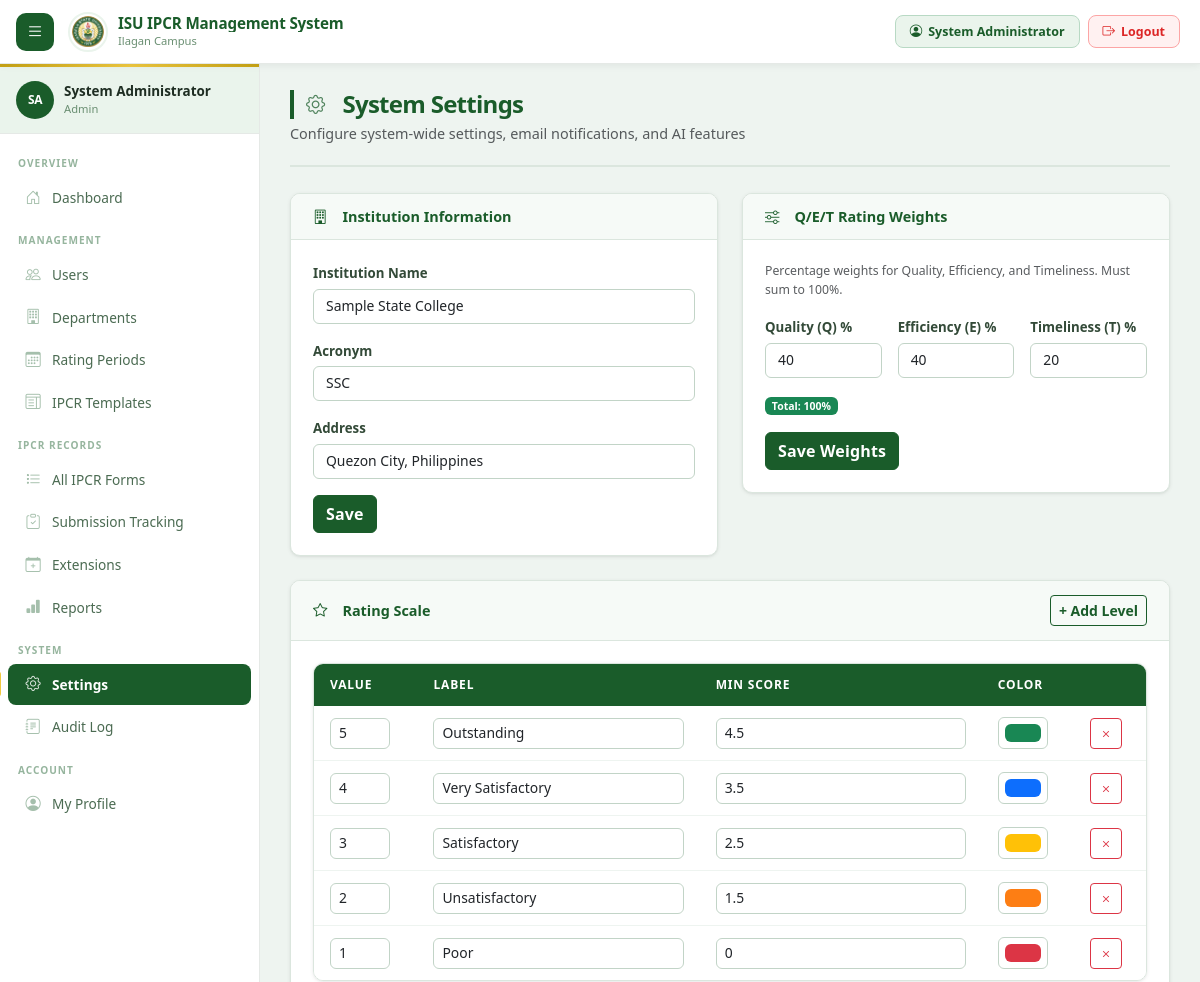
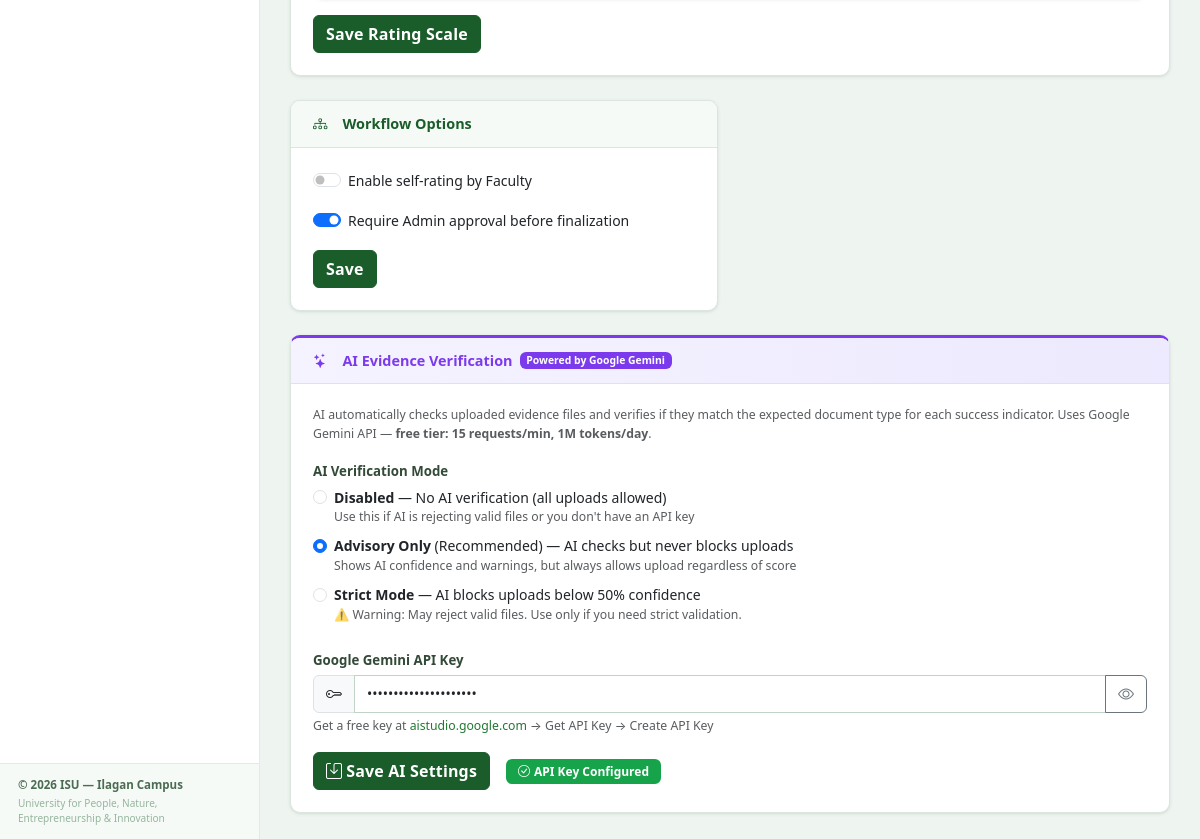
Screenshot of /admin/settings.php (signed in) with the database file from the repository (2 pictures, top to bottom).
### tables this page shows
CREATE TABLE `system_config` (
  `id` int(11) NOT NULL,
  `config_key` varchar(100) NOT NULL,
  `config_value` text DEFAULT NULL,
  `updated_at` timestamp NOT NULL DEFAULT current_timestamp() ON UPDATE current_timestamp()
);

### config/auth.php (called while the page is built, shortened)
<?php
function h(mixed $val): string {
    return htmlspecialchars((string)($val ?? ''), ENT_QUOTES, 'UTF-8');
}

### admin/settings.php (the view, shortened to what this page needs)
<?php
require_once __DIR__ . '/../includes/header.php';
$db  = getDB();
function cfg(PDO $db, string $key, string $default = ''): string {
    $r = $db->prepare("SELECT config_value FROM system_config WHERE config_key=?");
    $r->execute([$key]);
    return $r->fetchColumn() ?: $default;
}
$instName    = cfg($db,'institution_name','Isabela State University - Ilagan Campus');
$instAcronym = cfg($db,'institution_acronym','ISU');
$instAddress = cfg($db,'institution_address','');
$qW = cfg($db,'qet_q_weight','40');
$eW = cfg($db,'qet_e_weight','40');
$tW = cfg($db,'qet_t_weight','20');
$selfRating   = cfg($db,'allow_self_rating','0');
$adminApproval= cfg($db,'require_admin_approval','1');
$scaleJson    = cfg($db,'rating_scale','');
$scale = $scaleJson ? json_decode($scaleJson, true) : [
    ['value'=>5,'label'=>'Outstanding',      'color'=>'#198754','min_score'=>4.5],
    ['value'=>4,'label'=>'Very Satisfactory','color'=>'#0d6efd','min_score'=>3.5],
    ['value'=>3,'label'=>'Satisfactory',     'color'=>'#ffc107','min_score'=>2.5],
    ['value'=>2,'label'=>'Unsatisfactory',   'color'=>'#fd7e14','min_score'=>1.5],
    ['value'=>1,'label'=>'Poor',             'color'=>'#dc3545','min_score'=>0.0],
];
?>
<div class="page-header">
  <div class="page-header-left">
    <h1><i class="bi bi-gear me-2"></i>System Settings</h1>
    <p class="text-muted mb-0 mt-1" style="font-size: 0.9rem;">Configure system-wide settings, email notifications, and AI features</p>
  </div>
</div>
<div class="row g-4">
  <div class="col-lg-6">
    <div class="card">
      <div class="card-header"><h6><i class="bi bi-building me-2"></i>Institution Information</h6></div>
      <div class="card-body">
        <form method="POST">
          <div class="mb-3"><label class="form-label">Institution Name</label>
            <input class="form-control" name="institution_name" value="<?= h($instName) ?>"></div>
          <div class="mb-3"><label class="form-label">Acronym</label>
            <input class="form-control" name="institution_acronym" value="<?= h($instAcronym) ?>"></div>
          <div class="mb-3"><label class="form-label">Address</label>
            <input class="form-control" name="institution_address" value="<?= h($instAddress) ?>"></div>
          <button class="btn btn-primary">Save</button>
        </form>
      </div>
    </div>
  </div>
  <div class="col-lg-6">
    <div class="card">
      <div class="card-header"><h6><i class="bi bi-sliders me-2"></i>Q/E/T Rating Weights</h6></div>
      <div class="card-body">
        <p class="text-muted small">Percentage weights for Quality, Efficiency, and Timeliness. Must sum to 100%.</p>
        <form method="POST" onsubmit="return validateQET()">
          <div class="row g-3 mb-3">
            <div class="col-4"><label class="form-label">Quality (Q) %</label>
              <input type="number" class="form-control qet-input" name="q" id="qet-q" value="<?= h($qW) ?>" min="0" max="100"></div>
            <div class="col-4"><label class="form-label">Efficiency (E) %</label>
              <input type="number" class="form-control qet-input" name="e" id="qet-e" value="<?= h($eW) ?>" min="0" max="100"></div>
            <div class="col-4"><label class="form-label">Timeliness (T) %</label>
              <input type="number" class="form-control qet-input" name="t" id="qet-t" value="<?= h($tW) ?>" min="0" max="100"></div>
          </div>
          <div id="qet-sum-msg" class="mb-3"></div>
          <button class="btn btn-primary">Save Weights</button>
        </form>
      </div>
    </div>
  </div>
  <div class="col-12">
    <div class="card">
      <div class="card-header">
        <h6><i class="bi bi-star me-2"></i>Rating Scale</h6>
        <button type="button" class="btn btn-sm btn-outline-primary" onclick="addScaleRow()">+ Add Level</button>
      </div>
      <div class="card-body">
        <form method="POST">
          <div class="table-container mb-3">
            <table class="ipcr-table" id="scale-table">
              <thead><tr><th>Value</th><th>Label</th><th>Min Score</th><th>Color</th><th></th></tr></thead>
              <tbody id="scale-tbody">
                <?php foreach($scale as $level): ?>
                <tr>
                  <td><input type="number" class="form-control form-control-sm" name="scale_value[]" value="<?= h($level['value']) ?>" style="width:60px"></td>
                  <td><input class="form-control form-control-sm" name="scale_label[]" value="<?= h($level['label']) ?>"></td>
                  <td><input type="number" step="0.001" class="form-control form-control-sm" name="scale_min[]" value="<?= h($level['min_score']) ?>"></td>
                  <td><input type="color" class="form-control form-control-color form-control-sm" name="scale_color[]" value="<?= h($level['color']) ?>" style="width:50px;height:32px"></td>
                  <td><button type="button" class="btn btn-sm btn-outline-danger" onclick="this.closest('tr').remove()"><i class="bi bi-x"></i></button></td>
                </tr>
                <?php endforeach; ?>
              </tbody>
            </table>
          </div>
          <button class="btn btn-primary">Save Rating Scale</button>
        </form>
      </div>
    </div>
  </div>
  <div class="col-lg-6">
    <div class="card">
      <div class="card-header"><h6><i class="bi bi-diagram-3 me-2"></i>Workflow Options</h6></div>
      <div class="card-body">
        <form method="POST">
          <div class="form-check form-switch mb-3">
            <input class="form-check-input" type="checkbox" name="allow_self_rating" id="self-rating" <?= $selfRating==='1'?'checked':'' ?>>
            <label class="form-check-label" for="self-rating">Enable self-rating by Faculty</label>
          </div>
          <div class="form-check form-switch mb-3">
            <input class="form-check-input" type="checkbox" name="require_admin_approval" id="admin-approval" <?= $adminApproval==='1'?'checked':'' ?>>
            <label class="form-check-label" for="admin-approval">Require Admin approval before finalization</label>
          </div>
          <button class="btn btn-primary">Save</button>
        </form>
      </div>
    </div>
  </div>
  <div class="col-12">
    <div class="card" style="border-top:3px solid #7c3aed">
      <div class="card-header" style="background:linear-gradient(90deg,#f5f3ff,#ede9fe)">
        <h6 style="color:#7c3aed"><i class="bi bi-stars me-2"></i>AI Evidence Verification <span class="badge" style="background:#7c3aed;font-size:.65rem">Powered by Google Gemini</span></h6>
      </div>
      <div class="card-body">
        <p class="text-muted small mb-3">
          AI automatically checks uploaded evidence files and verifies if they match the expected document type for each success indicator.
          Uses Google Gemini API — <strong>free tier: 15 requests/min, 1M tokens/day</strong>.
        </p>
        <form method="POST">
          <div class="mb-4">
            <label class="form-label fw-bold">AI Verification Mode</label>
            <?php $aiMode = cfg($db,'ai_verification_mode','advisory'); ?>
            <div class="form-check mb-2">
              <input class="form-check-input" type="radio" name="ai_verification_mode" id="ai-disabled" value="disabled" <?= $aiMode==='disabled'?'checked':'' ?>>
              <label class="form-check-label" for="ai-disabled">
                <strong>Disabled</strong> — No AI verification (all uploads allowed)
                <div class="text-muted small">Use this if AI is rejecting valid files or you don't have an API key</div>
              </label>
            </div>
            <div class="form-check mb-2">
              <input class="form-check-input" type="radio" name="ai_verification_mode" id="ai-advisory" value="advisory" <?= $aiMode==='advisory'?'checked':'' ?>>
              <label class="form-check-label" for="ai-advisory">
                <strong>Advisory Only</strong> (Recommended) — AI checks but never blocks uploads
                <div class="text-muted small">Shows AI confidence and warnings, but always allows upload regardless of score</div>
              </label>
            </div>
            <div class="form-check">
              <input class="form-check-input" type="radio" name="ai_verification_mode" id="ai-strict" value="strict" <?= $aiMode==='strict'?'checked':'' ?>>
              <label class="form-check-label" for="ai-strict">
                <strong>Strict Mode</strong> — AI blocks uploads below 50% confidence
                <div class="text-muted small">⚠️ Warning: May reject valid files. Use only if you need strict validation.</div>
              </label>
            </div>
          </div>
          <div class="mb-3">
            <label class="form-label">Google Gemini API Key</label>
            <div class="input-group">
              <span class="input-group-text"><i class="bi bi-key"></i></span>
              <input type="password" class="form-control" name="gemini_api_key" id="gemini-key"
                value="<?= h(cfg($db,'gemini_api_key','')) ?>"
                placeholder="AIzaSy... (optional if mode is Disabled)">
              <button type="button" class="btn btn-outline-secondary"
                onclick="const f=document.getElementById('gemini-key');f.type=f.type==='password'?'text':'password'">
                <i class="bi bi-eye"></i>
              </button>
            </div>
            <div class="form-text">
              Get a free key at <a href="https://aistudio.google.com/app/apikey" target="_blank">aistudio.google.com</a>
              → Get API Key → Create API Key
            </div>
          </div>
          <?php
          $hasKey = !empty(cfg($db,'gemini_api_key',''));
          ?>
          <div class="d-flex align-items-center gap-3">
            <button class="btn btn-primary">
              <i class="bi bi-save me-1"></i>Save AI Settings
            </button>
            <?php if($hasKey): ?>
            <span class="badge" style="background:#16a34a;font-size:.75rem;padding:6px 12px">
              <i class="bi bi-check-circle me-1"></i>API Key Configured
            </span>
            <?php else: ?>
            <span class="badge bg-secondary" style="font-size:.75rem;padding:6px 12px">
              <i class="bi bi-x-circle me-1"></i>No API Key
            </span>
            <?php endif; ?>
          </div>
        </form>
      </div>
    </div>
  </div>
</div>
<?php require_once __DIR__ . '/../includes/footer.php'; ?>

### assets/css/main.css (style rules this page uses)
:root { --primary: #1a5c2a; --primary-dark: #0e3d1a; --primary-light: #207832; --primary-xlight: #eaf4ec; --primary-hover: #1a6b2e; --accent: #c8a415; --accent-light: #f0c940; --accent-bg: #fdf9e8; --success: #16a34a; --warning: #d97706; --danger: #dc2626; --info: #0369a1; --white: #ffffff; --gray-50: #f6faf7; --gray-100: #eef4f0; --gray-200: #dbe6de; --gray-300: #c2d4c7; --gray-400: #96b59e; --gray-500: #6a8f72; --gray-600: #4b6b52; --gray-700: #334a38; --gray-800: #1e2d22; --sidebar-w: 272px; --navbar-h: 62px; --border-r: 10px; --border-r-sm: 6px; --border-r-lg: 14px; --shadow-xs: 0 1px 2px rgba(0,0,0,.05); --shadow-sm: 0 1px 4px rgba(0,0,0,.07), 0 1px 2px rgba(0,0,0,.04); --shadow-md: 0 4px 16px rgba(0,0,0,.09), 0 2px 6px rgba(0,0,0,.05); --shadow-lg: 0 8px 32px rgba(0,0,0,.13), 0 4px 12px rgba(0,0,0,.07); --transition: all .18s ease; }
*, *::before, *::after { box-sizing: border-box; }
body { font-family: 'Segoe UI', system-ui, -apple-system, sans-serif; font-size: 14px; color: var(--gray-800); background: var(--gray-100); min-height: 100vh; margin: 0; line-height: 1.55; -webkit-font-smoothing: antialiased; }
a { color: var(--primary-light); text-decoration: none; }
.page-header { margin-bottom: 26px; display: flex; align-items: flex-start; justify-content: space-between; gap: 16px; flex-wrap: wrap; padding-bottom: 20px; border-bottom: 2px solid var(--gray-200); }
.page-header h1 { font-size: 1.4rem; font-weight: 800; color: var(--primary); margin: 0 0 5px; letter-spacing: -.03em; display: flex; align-items: center; gap: 10px; }
.page-header h1 i { font-size: 1.2rem; opacity: .75; }
.card { background: #fff; border: 1px solid var(--gray-200); border-radius: var(--border-r); box-shadow: var(--shadow-sm); overflow: hidden; }
.card-header { padding: 14px 22px; border-bottom: 1px solid var(--gray-200); display: flex; align-items: center; justify-content: space-between; gap: 12px; background: var(--gray-50); }
.card-header h5, .card-header h6 { margin: 0; font-weight: 700; color: var(--primary); font-size: .9rem; display: flex; align-items: center; gap: 7px; }
.card-body { padding: 22px; }
.table-container { border-radius: var(--border-r); overflow: hidden; border: 1px solid var(--gray-200); box-shadow: var(--shadow-sm); }
.ipcr-table { width: 100%; border-collapse: collapse; background: #fff; }
.ipcr-table thead tr { background: var(--primary); }
.ipcr-table th { color: #ffffff !important; font-size: .75rem; font-weight: 700; text-transform: uppercase; letter-spacing: .07em; padding: 12px 16px; border: none; white-space: nowrap; }
.ipcr-table td { padding: 11px 16px; border-bottom: 1px solid var(--gray-100); vertical-align: middle; font-size: .865rem; color: var(--gray-800); }
.ipcr-table tbody tr:last-child td { border-bottom: none; }
.ipcr-table tbody tr { transition: background .12s ease; }
.btn-primary { background-color: var(--primary) !important; border-color: var(--primary) !important; font-weight: 600 !important; letter-spacing: .01em; }
.btn-outline-primary { color: var(--primary) !important; border-color: var(--primary) !important; font-weight: 600 !important; }
.form-label { font-size: .83rem; font-weight: 600; color: var(--gray-700); margin-bottom: 5px; }
.form-control, .form-select { border-color: var(--gray-300); font-size: .87rem; border-radius: var(--border-r-sm); transition: var(--transition); }

### includes/header.php (style rules this page uses)
:root { --topbar-h: 64px; --sidebar-w: 260px; }
.page-header h1 { font-size: 1.5rem; font-weight: 800; color: var(--primary); margin: 0 0 4px; padding-left: 12px; border-left: 4px solid var(--primary); letter-spacing: -.03em; }

### rows the page displays
system_config: institution_name "Sample State College"
system_config: institution_acronym "SSC"
system_config: institution_address "Quezon City, Philippines"
system_config: q "40"
system_config: e "40"
system_config: t "20"
system_config: config_value "☑"
system_config: config_value "☐ Disabled — No AI verification", config_value "☑ Advisory Only (Recommended) —", config_value "☐ Strict Mode — AI blocks upload"

### other values shown
$_SESSION['name'] "System Administrator"
getInitials($_SESSION['name']) "SA"
$currentRole "Admin"
